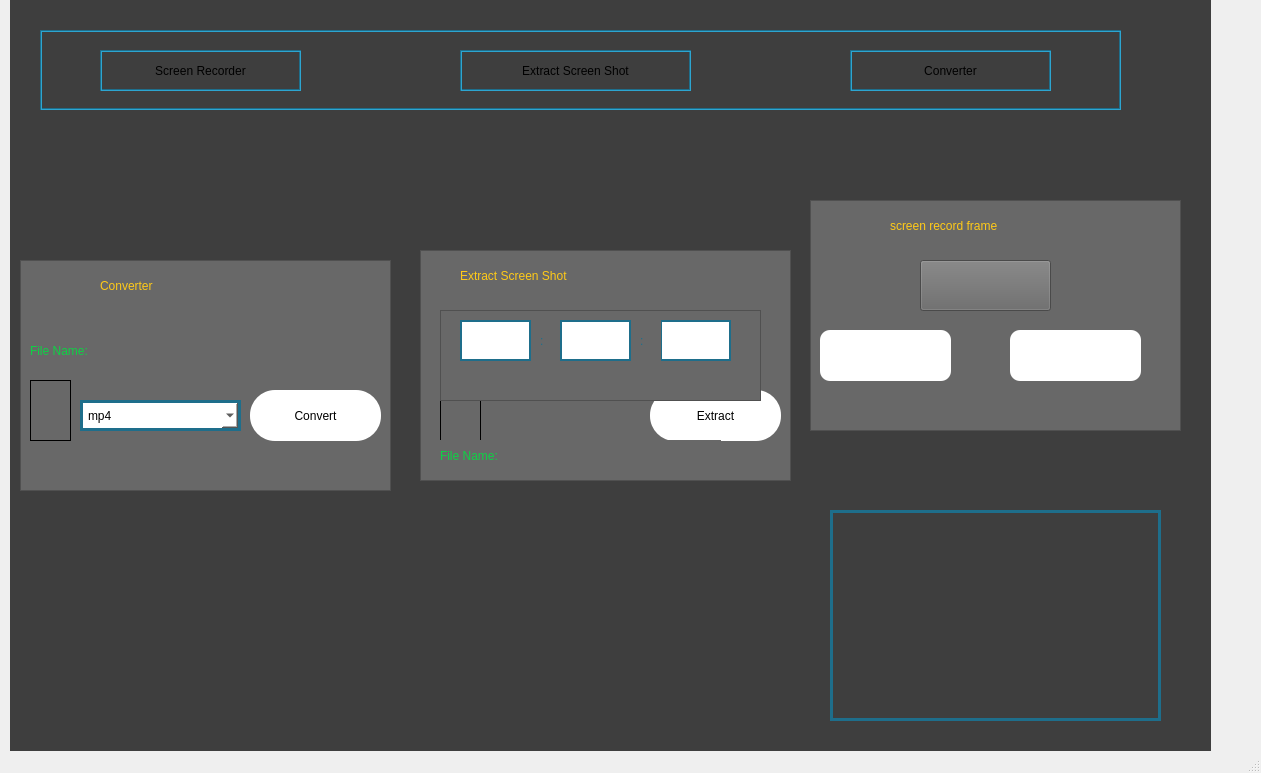
<?xml version="1.0" encoding="UTF-8"?>
<ui version="4.0">
 <class>MainWindow</class>
 <widget class="QMainWindow" name="MainWindow">
  <property name="geometry">
   <rect>
    <x>0</x>
    <y>0</y>
    <width>1261</width>
    <height>773</height>
   </rect>
  </property>
  <property name="windowTitle">
   <string>MainWindow</string>
  </property>
  <property name="styleSheet">
   <string notr="true"/>
  </property>
  <widget class="QWidget" name="centralwidget">
   <widget class="QFrame" name="main_frame">
    <property name="geometry">
     <rect>
      <x>10</x>
      <y>-30</y>
      <width>1201</width>
      <height>841</height>
     </rect>
    </property>
    <property name="styleSheet">
     <string notr="true">background-color: rgb(62, 62, 62);</string>
    </property>
    <property name="frameShape">
     <enum>QFrame::NoFrame</enum>
    </property>
    <property name="frameShadow">
     <enum>QFrame::Raised</enum>
    </property>
    <widget class="QFrame" name="widget_frame">
     <property name="geometry">
      <rect>
       <x>800</x>
       <y>230</y>
       <width>371</width>
       <height>231</height>
      </rect>
     </property>
     <property name="styleSheet">
      <string notr="true">background-color: rgb(104, 104, 104)</string>
     </property>
     <property name="frameShape">
      <enum>QFrame::StyledPanel</enum>
     </property>
     <property name="frameShadow">
      <enum>QFrame::Raised</enum>
     </property>
     <widget class="QLabel" name="timer_label">
      <property name="geometry">
       <rect>
        <x>80</x>
        <y>10</y>
        <width>191</width>
        <height>31</height>
       </rect>
      </property>
      <property name="styleSheet">
       <string notr="true">font: 18pt &quot;Verdana&quot;;
color:#ffca18;
</string>
      </property>
      <property name="text">
       <string>screen record frame</string>
      </property>
     </widget>
     <widget class="QPushButton" name="start_record_button">
      <property name="geometry">
       <rect>
        <x>10</x>
        <y>130</y>
        <width>131</width>
        <height>51</height>
       </rect>
      </property>
      <property name="styleSheet">
       <string notr="true">QPushButton#start_record_button{
background:#FFF;
border:none;
border-radius:10px;
}


QPushButton#start_record_button:hover{
border: 3px groove #ec0b29;
}

</string>
      </property>
      <property name="text">
       <string/>
      </property>
     </widget>
     <widget class="QPushButton" name="stop_record_button">
      <property name="geometry">
       <rect>
        <x>200</x>
        <y>130</y>
        <width>131</width>
        <height>51</height>
       </rect>
      </property>
      <property name="styleSheet">
       <string notr="true">QPushButton#stop_record_button{
background:#FFF;
border:none;
border-radius:10px;
}


QPushButton#stop_record_button:hover{
border: 3px groove #ec0b29;
}

</string>
      </property>
      <property name="text">
       <string/>
      </property>
     </widget>
     <widget class="QPushButton" name="mic_button">
      <property name="geometry">
       <rect>
        <x>110</x>
        <y>60</y>
        <width>131</width>
        <height>51</height>
       </rect>
      </property>
      <property name="styleSheet">
       <string notr="true">QPushButton#stop_record_button{
background:#FFF;
border:none;
border-radius:10px;
}


QPushButton#stop_record_button:hover{
border: 3px groove #ec0b29;
}

</string>
      </property>
      <property name="text">
       <string/>
      </property>
     </widget>
    </widget>
    <widget class="QFrame" name="widget_frame_2">
     <property name="geometry">
      <rect>
       <x>10</x>
       <y>290</y>
       <width>371</width>
       <height>231</height>
      </rect>
     </property>
     <property name="styleSheet">
      <string notr="true">background-color: rgb(104, 104, 104)</string>
     </property>
     <property name="frameShape">
      <enum>QFrame::StyledPanel</enum>
     </property>
     <property name="frameShadow">
      <enum>QFrame::Raised</enum>
     </property>
     <widget class="QLabel" name="convertLabel">
      <property name="geometry">
       <rect>
        <x>80</x>
        <y>10</y>
        <width>191</width>
        <height>31</height>
       </rect>
      </property>
      <property name="styleSheet">
       <string notr="true">font: 18pt &quot;Verdana&quot;;
color:#ffca18;
</string>
      </property>
      <property name="text">
       <string>Converter</string>
      </property>
     </widget>
     <widget class="QPushButton" name="convert_button">
      <property name="geometry">
       <rect>
        <x>230</x>
        <y>130</y>
        <width>131</width>
        <height>51</height>
       </rect>
      </property>
      <property name="styleSheet">
       <string notr="true">background-color: rgb(255, 255, 255);
border-radius:25px;
</string>
      </property>
      <property name="text">
       <string>Convert</string>
      </property>
     </widget>
     <widget class="QComboBox" name="convertOptioncomboBox">
      <property name="geometry">
       <rect>
        <x>60</x>
        <y>140</y>
        <width>161</width>
        <height>31</height>
       </rect>
      </property>
      <property name="styleSheet">
       <string notr="true">background-color: rgb(255, 255, 255);
font: 12pt &quot;Verdana&quot;;
padding:5px;
border: 3px solid rgb(30, 110, 139);</string>
      </property>
      <property name="frame">
       <bool>true</bool>
      </property>
      <item>
       <property name="text">
        <string>mp4</string>
       </property>
      </item>
      <item>
       <property name="text">
        <string>mkv</string>
       </property>
      </item>
      <item>
       <property name="text">
        <string>avi</string>
       </property>
      </item>
      <item>
       <property name="text">
        <string>mov</string>
       </property>
      </item>
     </widget>
     <widget class="QPushButton" name="video_open_button">
      <property name="geometry">
       <rect>
        <x>10</x>
        <y>120</y>
        <width>41</width>
        <height>61</height>
       </rect>
      </property>
      <property name="styleSheet">
       <string notr="true">border: 1px solid black;</string>
      </property>
      <property name="text">
       <string/>
      </property>
     </widget>
     <widget class="QLabel" name="file_name_label">
      <property name="geometry">
       <rect>
        <x>10</x>
        <y>75</y>
        <width>281</width>
        <height>31</height>
       </rect>
      </property>
      <property name="styleSheet">
       <string notr="true">font: 12pt &quot;MS Shell Dlg 2&quot;;
color:#0ed145;</string>
      </property>
      <property name="text">
       <string>File Name: </string>
      </property>
     </widget>
    </widget>
    <widget class="QFrame" name="widget_frame_3">
     <property name="geometry">
      <rect>
       <x>410</x>
       <y>280</y>
       <width>371</width>
       <height>231</height>
      </rect>
     </property>
     <property name="styleSheet">
      <string notr="true">background-color: rgb(104, 104, 104)</string>
     </property>
     <property name="frameShape">
      <enum>QFrame::StyledPanel</enum>
     </property>
     <property name="frameShadow">
      <enum>QFrame::Raised</enum>
     </property>
     <widget class="QLabel" name="extract_ss_label">
      <property name="geometry">
       <rect>
        <x>40</x>
        <y>10</y>
        <width>311</width>
        <height>31</height>
       </rect>
      </property>
      <property name="styleSheet">
       <string notr="true">font: 18pt &quot;Verdana&quot;;
color: #ffca18;
</string>
      </property>
      <property name="text">
       <string>Extract Screen Shot</string>
      </property>
     </widget>
     <widget class="QPushButton" name="extract_ss_button">
      <property name="geometry">
       <rect>
        <x>230</x>
        <y>140</y>
        <width>131</width>
        <height>51</height>
       </rect>
      </property>
      <property name="styleSheet">
       <string notr="true">background-color: rgb(255, 255, 255);
border-radius:25px;
</string>
      </property>
      <property name="text">
       <string>Extract</string>
      </property>
     </widget>
     <widget class="QPushButton" name="video_open_extract_ss_button">
      <property name="geometry">
       <rect>
        <x>20</x>
        <y>130</y>
        <width>41</width>
        <height>61</height>
       </rect>
      </property>
      <property name="styleSheet">
       <string notr="true">border: 1px solid black;</string>
      </property>
      <property name="text">
       <string/>
      </property>
     </widget>
     <widget class="QFrame" name="time_frame">
      <property name="geometry">
       <rect>
        <x>20</x>
        <y>60</y>
        <width>321</width>
        <height>91</height>
       </rect>
      </property>
      <property name="styleSheet">
       <string notr="true"/>
      </property>
      <property name="frameShape">
       <enum>QFrame::StyledPanel</enum>
      </property>
      <property name="frameShadow">
       <enum>QFrame::Raised</enum>
      </property>
      <widget class="QLineEdit" name="sec_line_edit">
       <property name="geometry">
        <rect>
         <x>220</x>
         <y>10</y>
         <width>71</width>
         <height>41</height>
        </rect>
       </property>
       <property name="styleSheet">
        <string notr="true">background-color: rgb(255, 255, 255);
border: 2px solid rgb(30, 110, 139);
font: 12pt &quot;Verdana&quot;;</string>
       </property>
      </widget>
      <widget class="QLabel" name="label">
       <property name="geometry">
        <rect>
         <x>100</x>
         <y>10</y>
         <width>21</width>
         <height>41</height>
        </rect>
       </property>
       <property name="styleSheet">
        <string notr="true">font: 18pt &quot;Verdana&quot;;
color:rgb(30, 110, 139);</string>
       </property>
       <property name="text">
        <string>:</string>
       </property>
      </widget>
      <widget class="QLineEdit" name="min_line_edit">
       <property name="geometry">
        <rect>
         <x>120</x>
         <y>10</y>
         <width>71</width>
         <height>41</height>
        </rect>
       </property>
       <property name="styleSheet">
        <string notr="true">background-color: rgb(255, 255, 255);
border: 2px solid rgb(30, 110, 139);
font: 12pt &quot;Verdana&quot;;</string>
       </property>
      </widget>
      <widget class="QLabel" name="label_2">
       <property name="geometry">
        <rect>
         <x>200</x>
         <y>10</y>
         <width>21</width>
         <height>41</height>
        </rect>
       </property>
       <property name="styleSheet">
        <string notr="true">font: 18pt &quot;Verdana&quot;;
color:rgb(30, 110, 139);</string>
       </property>
       <property name="text">
        <string>:</string>
       </property>
      </widget>
      <widget class="QLineEdit" name="hr_line_edit">
       <property name="geometry">
        <rect>
         <x>20</x>
         <y>10</y>
         <width>71</width>
         <height>41</height>
        </rect>
       </property>
       <property name="styleSheet">
        <string notr="true">background-color: rgb(255, 255, 255);
border: 2px solid rgb(30, 110, 139);
font: 12pt &quot;Verdana&quot;;</string>
       </property>
      </widget>
     </widget>
     <widget class="QLabel" name="extract_ss_file_name_label">
      <property name="geometry">
       <rect>
        <x>20</x>
        <y>190</y>
        <width>281</width>
        <height>31</height>
       </rect>
      </property>
      <property name="styleSheet">
       <string notr="true">font: 12pt &quot;MS Shell Dlg 2&quot;;
color:#0ed145;</string>
      </property>
      <property name="text">
       <string>File Name: </string>
      </property>
     </widget>
    </widget>
    <widget class="QFrame" name="hyperlink_button_frame">
     <property name="geometry">
      <rect>
       <x>30</x>
       <y>60</y>
       <width>1081</width>
       <height>80</height>
      </rect>
     </property>
     <property name="styleSheet">
      <string notr="true">border: 2px groove rgb(30, 110, 139);</string>
     </property>
     <property name="frameShape">
      <enum>QFrame::StyledPanel</enum>
     </property>
     <property name="frameShadow">
      <enum>QFrame::Raised</enum>
     </property>
     <widget class="QPushButton" name="recorder_frame_button">
      <property name="geometry">
       <rect>
        <x>60</x>
        <y>20</y>
        <width>201</width>
        <height>41</height>
       </rect>
      </property>
      <property name="styleSheet">
       <string notr="true"/>
      </property>
      <property name="text">
       <string>Screen Recorder</string>
      </property>
     </widget>
     <widget class="QPushButton" name="extract_ss_frame_button">
      <property name="geometry">
       <rect>
        <x>420</x>
        <y>20</y>
        <width>231</width>
        <height>41</height>
       </rect>
      </property>
      <property name="styleSheet">
       <string notr="true">QPushButton#convert_frame_button{
border: 2px groove rgb(30, 110, 139);
font: 12pt &quot;Verdana&quot;;
color: rgb(39, 146, 181);
}
QPushButton#convert_frame_button:hover{
border: 3px groove rgb(30, 110, 139);
font: 13pt &quot;Verdana&quot;;
color: rgb(39, 146, 181);
}
</string>
      </property>
      <property name="text">
       <string>Extract Screen Shot</string>
      </property>
     </widget>
     <widget class="QPushButton" name="convert_frame_button">
      <property name="geometry">
       <rect>
        <x>810</x>
        <y>20</y>
        <width>201</width>
        <height>41</height>
       </rect>
      </property>
      <property name="styleSheet">
       <string notr="true">QPushButton#extract_ss_frame_button{
border: 2px groove rgb(30, 110, 139);
font: 12pt &quot;Verdana&quot;;
color: rgb(39, 146, 181);
}
QPushButton#extract_ss_frame_button:hover{
border: 3px groove rgb(30, 110, 139);
font: 13pt &quot;Verdana&quot;;
color: rgb(39, 146, 181);
}
</string>
      </property>
      <property name="text">
       <string>Converter</string>
      </property>
     </widget>
    </widget>
    <widget class="QPlainTextEdit" name="output_plain_text_edit">
     <property name="geometry">
      <rect>
       <x>820</x>
       <y>540</y>
       <width>331</width>
       <height>211</height>
      </rect>
     </property>
     <property name="styleSheet">
      <string notr="true">border: 3px solid rgb(30, 110, 139);
color: rgb(255, 255, 255);
font: 10pt &quot;Verdana&quot;;</string>
     </property>
    </widget>
   </widget>
  </widget>
  <widget class="QStatusBar" name="statusbar"/>
 </widget>
 <resources/>
 <connections/>
</ui>
